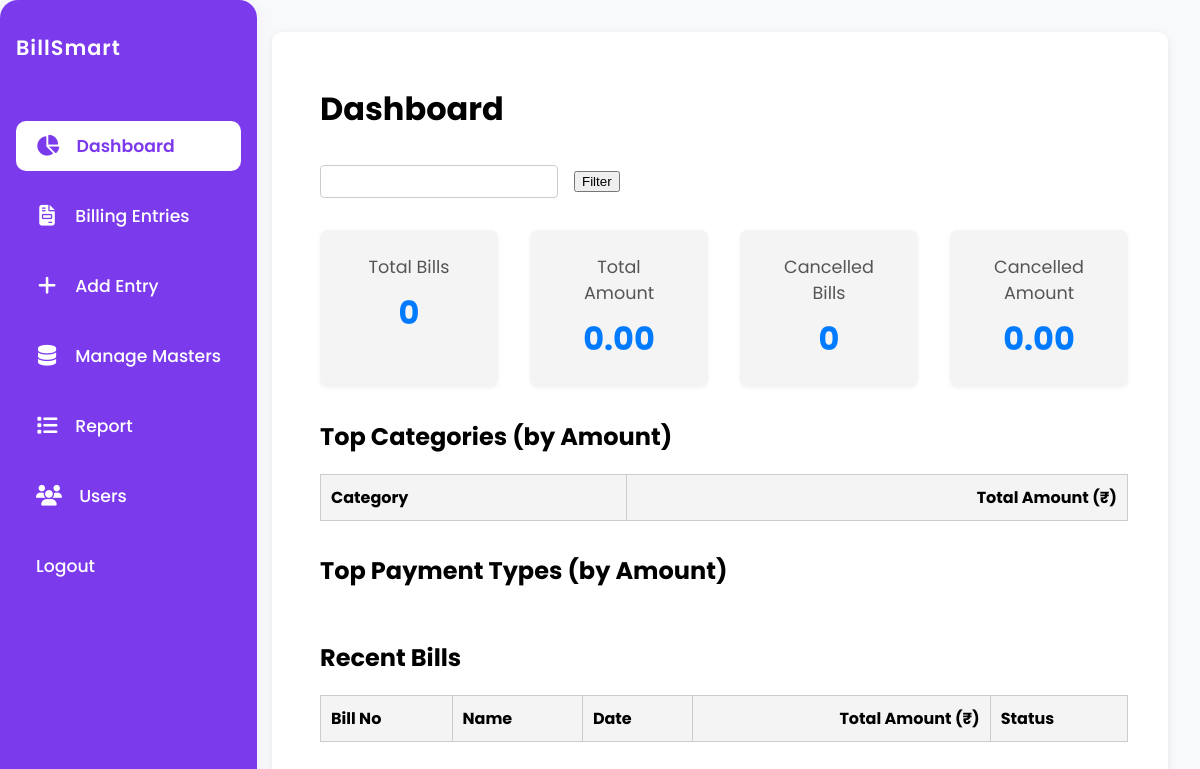
Page /dashboard (signed in) on the earlier database version.
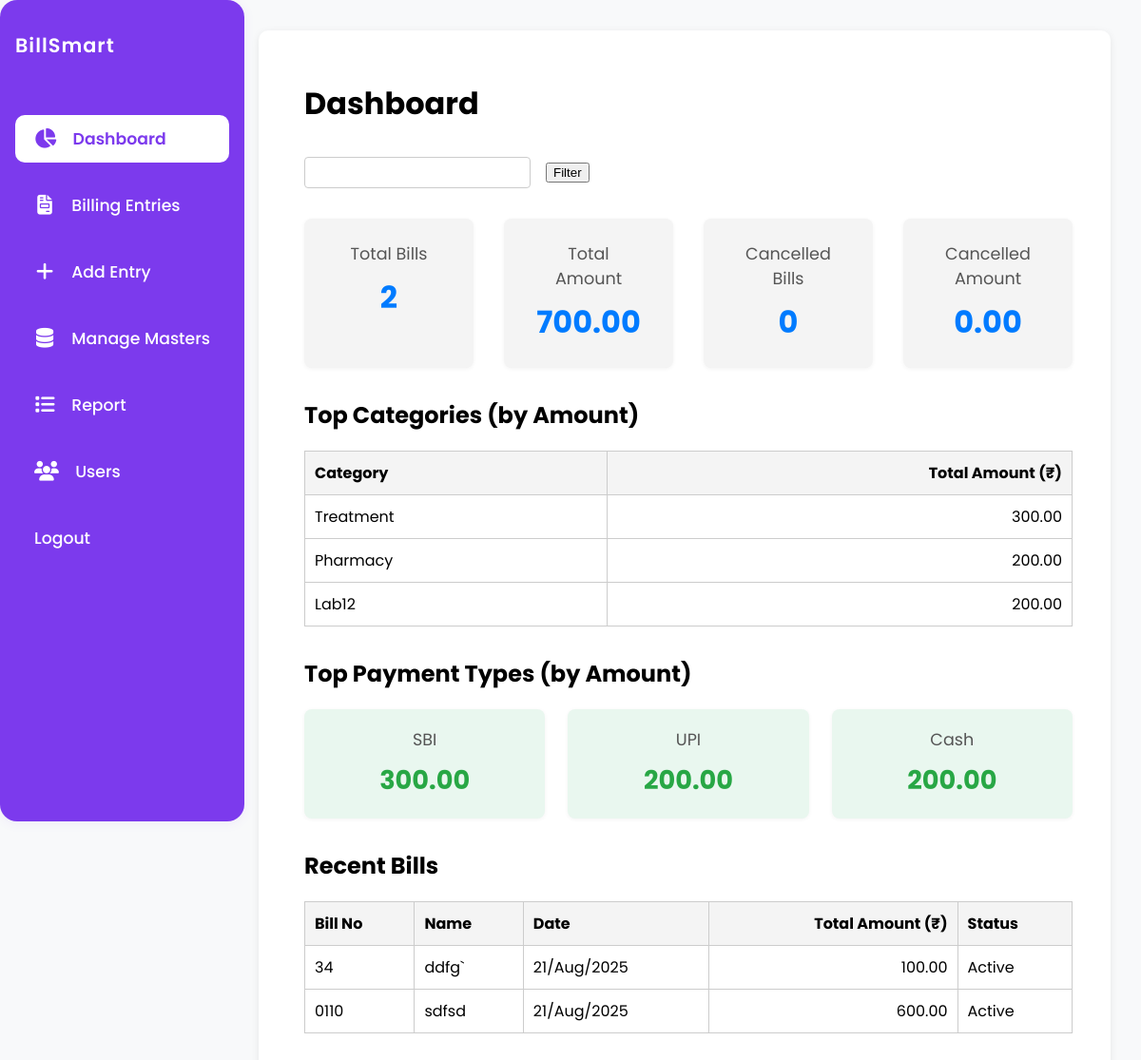
Same page on the later database version.
### app.py (models this page shows)
class Category(db.Model):
    id = db.Column(db.Integer, primary_key=True)
    name = db.Column(db.String(100), unique=True, nullable=False)

class PaymentType(db.Model):
    id = db.Column(db.Integer, primary_key=True)
    name = db.Column(db.String(100), unique=True, nullable=False)

class HeaderEntry(db.Model):
    id = db.Column(db.Integer, primary_key=True)
    op_bill_no = db.Column(db.String(50), nullable=False)
    patient_name = db.Column(db.String(100), nullable=False)
    date = db.Column(db.Date, nullable=False)
    is_cancelled = db.Column(db.Boolean, default=False, nullable=False)
    created_at = db.Column(db.DateTime, default=lambda: datetime.now(IST), nullable=False)
    updated_at = db.Column(db.DateTime, default=lambda: datetime.now(IST), onupdate=lambda: datetime.now(IST), nullable=False)
    details = db.relationship('DetailsEntry', backref='header', lazy=True)

### app.py (the view)
@app.route('/dashboard')
@login_required
def dashboard():
    from datetime import datetime
    today_str = datetime.now().strftime('%Y-%m-%d')
    from_date = request.args.get('from_date', today_str)
    to_date = request.args.get('to_date', today_str)
    from_dt = datetime.strptime(from_date, '%Y-%m-%d').date()
    to_dt = datetime.strptime(to_date, '%Y-%m-%d').date()
    headers_query = HeaderEntry.query.filter(HeaderEntry.date >= from_dt, HeaderEntry.date <= to_dt)
    total_bills = headers_query.count()
    total_amount = db.session.query(db.func.sum(DetailsEntry.amount)).join(HeaderEntry).filter(HeaderEntry.date >= from_dt, HeaderEntry.date <= to_dt, HeaderEntry.is_cancelled == False).scalar() or 0.0
    cancelled_bills = headers_query.filter(HeaderEntry.is_cancelled == True).count()
    cancelled_amount = db.session.query(db.func.sum(DetailsEntry.amount)).join(HeaderEntry).filter(HeaderEntry.date >= from_dt, HeaderEntry.date <= to_dt, HeaderEntry.is_cancelled == True).scalar() or 0.0
    top_cat_query = db.session.query(Category.name, db.func.sum(DetailsEntry.amount))\
        .join(DetailsEntry, DetailsEntry.category_id == Category.id)\
        .join(HeaderEntry, DetailsEntry.header_id == HeaderEntry.id)\
        .filter(HeaderEntry.date >= from_dt, HeaderEntry.date <= to_dt, HeaderEntry.is_cancelled == False)\
        .group_by(Category.name)\
        .order_by(db.func.sum(DetailsEntry.amount).desc())\
        .limit(5).all()
    top_categories = [(cat, amt or 0.0) for cat, amt in top_cat_query]
    top_pay_query = db.session.query(PaymentType.name, db.func.sum(DetailsEntry.amount))\
        .join(DetailsEntry, DetailsEntry.payment_type_id == PaymentType.id)\
        .join(HeaderEntry, DetailsEntry.header_id == HeaderEntry.id)\
        .filter(HeaderEntry.date >= from_dt, HeaderEntry.date <= to_dt, HeaderEntry.is_cancelled == False)\
        .group_by(PaymentType.name)\
        .order_by(db.func.sum(DetailsEntry.amount).desc())\
        .limit(5).all()
    top_payment_types = [(pt, amt or 0.0) for pt, amt in top_pay_query]
    recent_headers = headers_query.order_by(HeaderEntry.id.desc()).limit(10).all()
    recent_bills = []
    for header in recent_headers:
        total_amt = sum(d.amount for d in header.details)
        recent_bills.append({
            'op_bill_no': header.op_bill_no,
            'patient_name': header.patient_name,
            'date': header.date,
            'total_amount': total_amt,
            'is_cancelled': header.is_cancelled
        })
    return render_template('dashboard.html',
        total_bills=total_bills,
        total_amount=total_amount,
        cancelled_bills=cancelled_bills,
        cancelled_amount=cancelled_amount,
        top_categories=top_categories,
        top_payment_types=top_payment_types,
        recent_bills=recent_bills,
        from_date=from_date,
        to_date=to_date
    )

### app.py (called while the page is built, shortened)
def login_required(f):
    @wraps(f)
    def decorated_function(*args, **kwargs):
        if 'user_id' not in session:
            return redirect(url_for('login'))
        return f(*args, **kwargs)
    return decorated_function

@app.context_processor
def inject_usertype():
    return dict(session=session)

@app.before_request
def daily_backup():
    if not os.path.exists(BACKUP_DIR):
        os.makedirs(BACKUP_DIR)
    today = datetime.now().strftime('%Y-%m-%d')
    last_backup = None
    if os.path.exists(LAST_BACKUP_FILE):
        with open(LAST_BACKUP_FILE, 'r') as f:
            last_backup = f.read().strip()

### templates/dashboard.html (shortened to what this page needs)
<!DOCTYPE html>
<html lang="en">
<head>
    {% macro inr(value) %}{{ '{:,.2f}'.format(value) }}{% endmacro %}
</head>
<body>
    <div class="container" style="max-width:100vw; padding:32px 40px 32px 48px;">
        {% include '_navbar.html' %}
        <h1>Dashboard</h1>
        <link rel="stylesheet" href="https://cdn.jsdelivr.net/npm/daterangepicker/daterangepicker.css" />
        <form method="get" action="{{ url_for('dashboard') }}" id="dashboard-filter-form" style="margin-bottom:2em; display:flex; gap:1em; align-items:center;">
            <input type="text" id="date-range" style="padding:8px; border-radius:4px; border:1px solid #ccc; min-width:220px;" readonly />
            <button type="submit">Filter</button>
        </form>
        <div class="summary-boxes">
            <div class="summary-box">
                <div class="summary-title">Total Bills</div>
                <div class="summary-value">{{ total_bills }}</div>
            </div>
            <div class="summary-box">
                <div class="summary-title">Total Amount</div>
                <div class="summary-value">{{ inr(total_amount) }}</div>
            </div>
            <div class="summary-box">
                <div class="summary-title">Cancelled Bills</div>
                <div class="summary-value">{{ cancelled_bills }}</div>
            </div>
            <div class="summary-box">
                <div class="summary-title">Cancelled Amount</div>
                <div class="summary-value">{{ inr(cancelled_amount) }}</div>
            </div>
        </div>
        <div class="section">
            <h2>Top Categories (by Amount)</h2>
            <table>
                <tr>
                    <th>Category</th>
                    <th style="text-align:right;">Total Amount (₹)</th>
                </tr>
                {% for cat, amt in top_categories %}
                <tr>
                    <td>{{ cat }}</td>
                    <td style="text-align:right;">{{ inr(amt) }}</td>
                </tr>
                {% endfor %}
            </table>
        </div>
        <div class="section">
            <h2>Top Payment Types (by Amount)</h2>
            <div style="display: flex; gap: 1.5em; flex-wrap: wrap;">
                {% for pt, amt in top_payment_types %}
                <div style="background: #e9f7ef; border-radius: 8px; box-shadow: 0 1px 4px rgba(0,0,0,0.05); padding: 1.2em 2em; min-width: 180px; text-align: center; flex: 1;">
                    <div style="font-size: 1.1em; color: #555; margin-bottom: 0.5em;">{{ pt }}</div>
                    <div style="font-size: 1.7em; font-weight: bold; color: #28a745;">{{ inr(amt) }}</div>
                </div>
                {% endfor %}
            </div>
        </div>
        <div class="section">
            <h2>Recent Bills</h2>
            <table>
                <tr>
                    <th>Bill No</th>
                    <th>Name</th>
                    <th>Date</th>
                    <th style="text-align:right;">Total Amount (₹)</th>
                    <th>Status</th>
                </tr>
                {% for bill in recent_bills %}
                <tr>
                    <td>{{ bill.op_bill_no }}</td>
                    <td>{{ bill.patient_name }}</td>
                    <td>{{ bill.date.strftime('%d/%b/%Y') }}</td>
                    <td style="text-align:right;">{{ inr(bill.total_amount) }}</td>
                    <td>{% if bill.is_cancelled %}<span style="color:red;">Cancelled</span>{% else %}Active{% endif %}</td>
                </tr>
                {% endfor %}
            </table>
        </div>
    </div>
</body>
</html>

Differences in the rows shown:
now on this page (row unchanged): Category: name "Treatment", value "300.00"
now on this page (row unchanged): Category: name "Pharmacy", value "200.00"
now on this page (row edited): Category: name "Lab12", value "200.00"
now on this page (row unchanged): PaymentType: name "SBI", value "300.00"
now on this page (row unchanged): PaymentType: name "UPI", value "200.00"
now on this page (row unchanged): PaymentType: name "Cash", value "200.00"
added HeaderEntry: op_bill_no "34", patient_name "ddfg`", date "21/Aug/2025", value "100.00"
added HeaderEntry: op_bill_no "0110", patient_name "sdfsd", date "21/Aug/2025", value "600.00"
Other differences:
{{ total_bills }}: "0" → "2"
{{ '{:,.2f}'.format(value) }}: "0.00 0.00" → "700.00 0.00"
